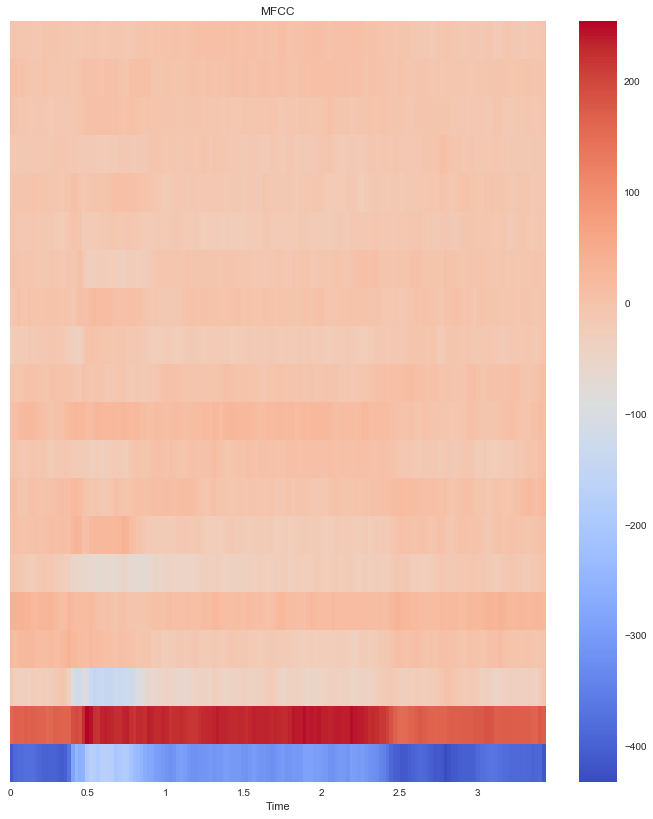
#> input picture Images/download.png, 653 x 819 px, found by its file name
$ jupyter execute Work.ipynb   (shell and % lines are left out)
#> lines starting #> are read from the running program, lines starting #| are printed output that depends on the picture; long printed decimals are rounded
[cell 1]
# Brightness
from PIL import Image, ImageStat
im_file_1 = 'download.png'
im_file_2 = 'download (1).png'

[cell 2]
def brightness_1( im_file ):
#> called with im_file = 'download.png'
   im = Image.open(im_file).convert('L')
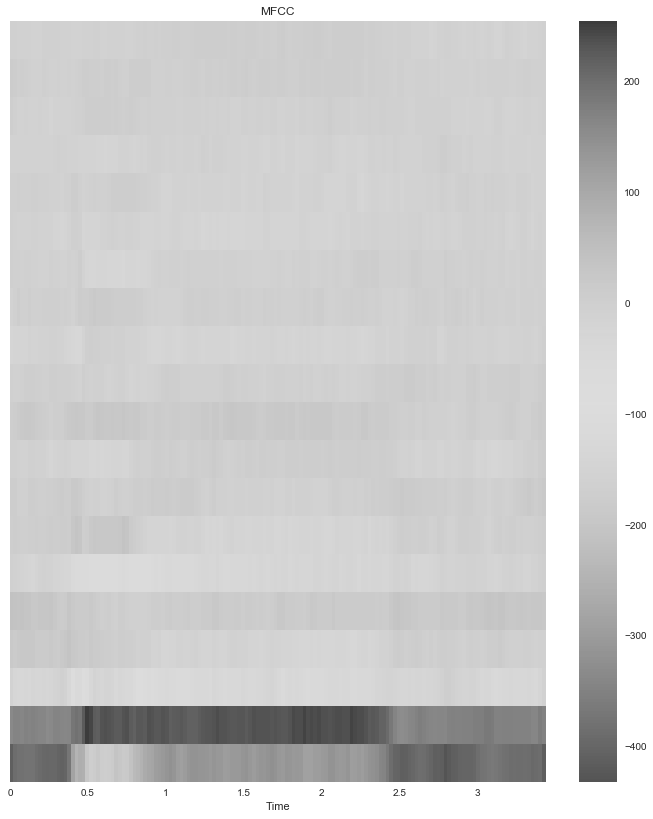
#> im: PIL image 653x819 L; min 38, max 255, mean 207.8
   stat = ImageStat.Stat(im)
   return stat.mean[0]

def brightness_2( im_file ):
   im = Image.open(im_file).convert('L')
   stat = ImageStat.Stat(im)
   return stat.rms[0]

# [18 lines of commented-out code are left out]

[cell 3]
brightness_1(im_file_1)

[cell 4]
brightness_2(im_file_1)

[cell 5]
# brightness_3(im_file_1)
# brightness_4(im_file_1)
# brightness_5(im_file_1)

[cell 6]
brightness_1(im_file_2)
#> call 2 of brightness_1, with im_file = 'download (1).png'
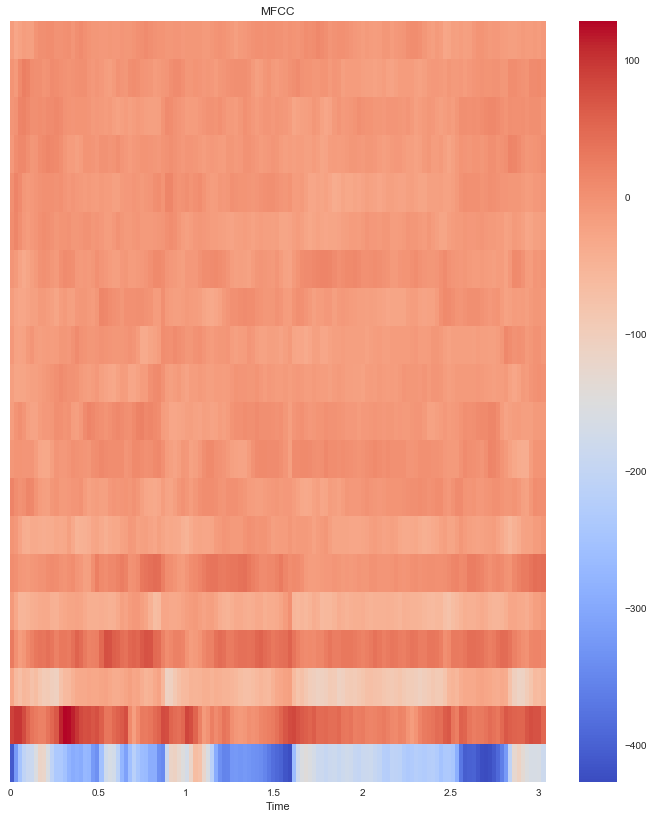
#> input picture Images/download (1).png, 653 x 819 px, found by its file name
#> in brightness_1 (call 2), `im = Image.open(im_file).convert('L')`:
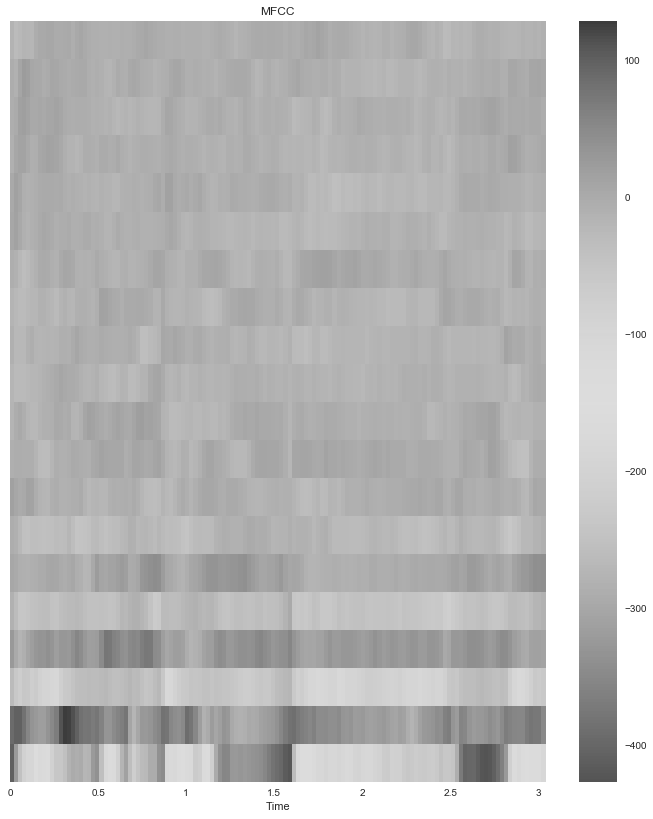
#> im: PIL image 653x819 L; min 38, max 255, mean 188.9

[cell 7]
brightness_2(im_file_2)
#> further down, image is the input picture: PIL image 653x819 RGBA; mean R, G, B, A 235.4, 197.7, 187.3, 255

[cell 8]
# brightness_3(im_file_2)
# brightness_4(im_file_2)
# brightness_5(im_file_2)

[cell 9]
import sys
from PIL import Image

def calculate_brightness(image):
    greyscale_image = image.convert('L')
    histogram = greyscale_image.histogram()
#> histogram = 256 values, max 96923 at index 255, min 0 at index 0, mean 2089.1
    pixels = sum(histogram)
#> pixels = 534807
    brightness = scale = len(histogram)
#> brightness = 256; scale = 256

    for index in range(0, scale):
        ratio = histogram[index] / pixels
        brightness += ratio * (-scale + index)
#> this loop made 256 passes
#> ratio on passes 1 to 3: 0, 0, 0
#> after the loop, brightness = 207.8

    return 1 if brightness == 255 else brightness / scale

imgs = [im_file_1, im_file_2]
if __name__ == '__main__':
    for file in imgs:
        image = Image.open(file)
        print("%s\t%s" % (file, calculate_brightness(image)))
#| download.png	0.8119
